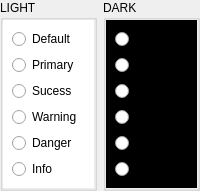
      <widget class="QWidget" name="tab_6">
       <attribute name="title">
        <string>Radio Button</string>
       </attribute>
       <layout class="QHBoxLayout" name="horizontalLayout_7">
        <property name="leftMargin">
         <number>0</number>
        </property>
        <property name="topMargin">
         <number>0</number>
        </property>
        <property name="rightMargin">
         <number>0</number>
        </property>
        <property name="bottomMargin">
         <number>0</number>
        </property>
        <item>
         <widget class="QGroupBox" name="groupBox_11">
          <property name="styleSheet">
           <string notr="true"/>
          </property>
          <property name="title">
           <string>LIGHT</string>
          </property>
          <property name="buttonType" stdset="0">
           <number>1</number>
          </property>
          <property name="iconName" stdset="0">
           <string>yin-yang</string>
          </property>
          <layout class="QVBoxLayout" name="verticalLayout_10">
           <property name="leftMargin">
            <number>0</number>
           </property>
           <property name="topMargin">
            <number>0</number>
           </property>
           <property name="rightMargin">
            <number>0</number>
           </property>
           <property name="bottomMargin">
            <number>0</number>
           </property>
           <item>
            <widget class="QWidget" name="widget_19" native="true">
             <property name="styleSheet">
              <string notr="true">.QWidget {
	
	background-color: rgba(255, 255, 255, 255);
}</string>
             </property>
             <layout class="QGridLayout" name="gridLayout_10">
              <item row="0" column="0">
               <widget class="QRadioButton" name="pushButton_88">
                <property name="autoFillBackground">
                 <bool>false</bool>
                </property>
                <property name="text">
                 <string>Default</string>
                </property>
                <property name="styleMode" stdset="0">
                 <number>0</number>
                </property>
                <property name="darkMode" stdset="0">
                 <bool>false</bool>
                </property>
                <property name="spacing" stdset="0">
                 <number>8</number>
                </property>
               </widget>
              </item>
              <item row="1" column="0">
               <widget class="QRadioButton" name="pushButton_90">
                <property name="autoFillBackground">
                 <bool>false</bool>
                </property>
                <property name="text">
                 <string>Primary</string>
                </property>
                <property name="icon">
                 <iconset theme="yin-yang"/>
                </property>
                <property name="styleMode" stdset="0">
                 <number>1</number>
                </property>
                <property name="darkMode" stdset="0">
                 <bool>false</bool>
                </property>
                <property name="spacing" stdset="0">
                 <number>8</number>
                </property>
               </widget>
              </item>
              <item row="5" column="0">
               <widget class="QRadioButton" name="pushButton_98">
                <property name="autoFillBackground">
                 <bool>false</bool>
                </property>
                <property name="text">
                 <string>Info</string>
                </property>
                <property name="icon">
                 <iconset theme="yin-yang"/>
                </property>
                <property name="styleMode" stdset="0">
                 <number>5</number>
                </property>
                <property name="darkMode" stdset="0">
                 <bool>false</bool>
                </property>
                <property name="spacing" stdset="0">
                 <number>8</number>
                </property>
               </widget>
              </item>
              <item row="4" column="0">
               <widget class="QRadioButton" name="pushButton_96">
                <property name="autoFillBackground">
                 <bool>false</bool>
                </property>
                <property name="text">
                 <string>Danger</string>
                </property>
                <property name="icon">
                 <iconset theme="yin-yang"/>
                </property>
                <property name="styleMode" stdset="0">
                 <number>4</number>
                </property>
                <property name="darkMode" stdset="0">
                 <bool>false</bool>
                </property>
                <property name="spacing" stdset="0">
                 <number>8</number>
                </property>
               </widget>
              </item>
              <item row="3" column="0">
               <widget class="QRadioButton" name="pushButton_94">
                <property name="autoFillBackground">
                 <bool>false</bool>
                </property>
                <property name="text">
                 <string>Warning</string>
                </property>
                <property name="icon">
                 <iconset theme="yin-yang"/>
                </property>
                <property name="styleMode" stdset="0">
                 <number>3</number>
                </property>
                <property name="darkMode" stdset="0">
                 <bool>false</bool>
                </property>
                <property name="spacing" stdset="0">
                 <number>8</number>
                </property>
               </widget>
              </item>
              <item row="2" column="0">
               <widget class="QRadioButton" name="pushButton_92">
                <property name="autoFillBackground">
                 <bool>false</bool>
                </property>
                <property name="text">
                 <string>Sucess</string>
                </property>
                <property name="icon">
                 <iconset theme="yin-yang"/>
                </property>
                <property name="styleMode" stdset="0">
                 <number>2</number>
                </property>
                <property name="darkMode" stdset="0">
                 <bool>false</bool>
                </property>
                <property name="spacing" stdset="0">
                 <number>8</number>
                </property>
               </widget>
              </item>
             </layout>
            </widget>
           </item>
          </layout>
         </widget>
        </item>
        <item>
         <widget class="QGroupBox" name="groupBox_10">
          <property name="styleSheet">
           <string notr="true"/>
          </property>
          <property name="title">
           <string>DARK</string>
          </property>
          <layout class="QVBoxLayout" name="verticalLayout_9">
           <property name="leftMargin">
            <number>0</number>
           </property>
           <property name="topMargin">
            <number>0</number>
           </property>
           <property name="rightMargin">
            <number>0</number>
           </property>
           <property name="bottomMargin">
            <number>0</number>
           </property>
           <item>
            <widget class="QWidget" name="widget_18" native="true">
             <property name="styleSheet">
              <string notr="true">.QWidget {
	
	background-color: rgba(0, 0, 0, 255);
}</string>
             </property>
             <layout class="QGridLayout" name="gridLayout_9">
              <item row="0" column="0">
               <widget class="QRadioButton" name="pushButton_76">
                <property name="autoFillBackground">
                 <bool>false</bool>
                </property>
                <property name="text">
                 <string>Default</string>
                </property>
                <property name="icon">
                 <iconset theme="yin-yang"/>
                </property>
                <property name="styleMode" stdset="0">
                 <number>0</number>
                </property>
                <property name="darkMode" stdset="0">
                 <bool>true</bool>
                </property>
                <property name="spacing" stdset="0">
                 <number>8</number>
                </property>
               </widget>
              </item>
              <item row="1" column="0">
               <widget class="QRadioButton" name="pushButton_78">
                <property name="autoFillBackground">
                 <bool>false</bool>
                </property>
                <property name="text">
                 <string>Primary</string>
                </property>
                <property name="icon">
                 <iconset theme="yin-yang"/>
                </property>
                <property name="styleMode" stdset="0">
                 <number>1</number>
                </property>
                <property name="darkMode" stdset="0">
                 <bool>true</bool>
                </property>
                <property name="spacing" stdset="0">
                 <number>8</number>
                </property>
               </widget>
              </item>
              <item row="2" column="0">
               <widget class="QRadioButton" name="pushButton_80">
                <property name="autoFillBackground">
                 <bool>false</bool>
                </property>
                <property name="text">
                 <string>Sucess</string>
                </property>
                <property name="icon">
                 <iconset theme="yin-yang"/>
                </property>
                <property name="styleMode" stdset="0">
                 <number>2</number>
                </property>
                <property name="darkMode" stdset="0">
                 <bool>true</bool>
                </property>
                <property name="spacing" stdset="0">
                 <number>8</number>
                </property>
               </widget>
              </item>
              <item row="3" column="0">
               <widget class="QRadioButton" name="pushButton_82">
                <property name="autoFillBackground">
                 <bool>false</bool>
                </property>
                <property name="text">
                 <string>Warning</string>
                </property>
                <property name="icon">
                 <iconset theme="yin-yang"/>
                </property>
                <property name="styleMode" stdset="0">
                 <number>3</number>
                </property>
                <property name="darkMode" stdset="0">
                 <bool>true</bool>
                </property>
                <property name="spacing" stdset="0">
                 <number>8</number>
                </property>
               </widget>
              </item>
              <item row="4" column="0">
               <widget class="QRadioButton" name="pushButton_84">
                <property name="autoFillBackground">
                 <bool>false</bool>
                </property>
                <property name="text">
                 <string>Danger</string>
                </property>
                <property name="icon">
                 <iconset theme="yin-yang"/>
                </property>
                <property name="styleMode" stdset="0">
                 <number>4</number>
                </property>
                <property name="darkMode" stdset="0">
                 <bool>true</bool>
                </property>
                <property name="spacing" stdset="0">
                 <number>8</number>
                </property>
               </widget>
              </item>
              <item row="5" column="0">
               <widget class="QRadioButton" name="pushButton_86">
                <property name="autoFillBackground">
                 <bool>false</bool>
                </property>
                <property name="text">
                 <string>Info</string>
                </property>
                <property name="icon">
                 <iconset theme="yin-yang"/>
                </property>
                <property name="styleMode" stdset="0">
                 <number>5</number>
                </property>
                <property name="darkMode" stdset="0">
                 <bool>true</bool>
                </property>
                <property name="spacing" stdset="0">
                 <number>8</number>
                </property>
               </widget>
              </item>
             </layout>
            </widget>
           </item>
          </layout>
         </widget>
        </item>
       </layout>
      </widget>
